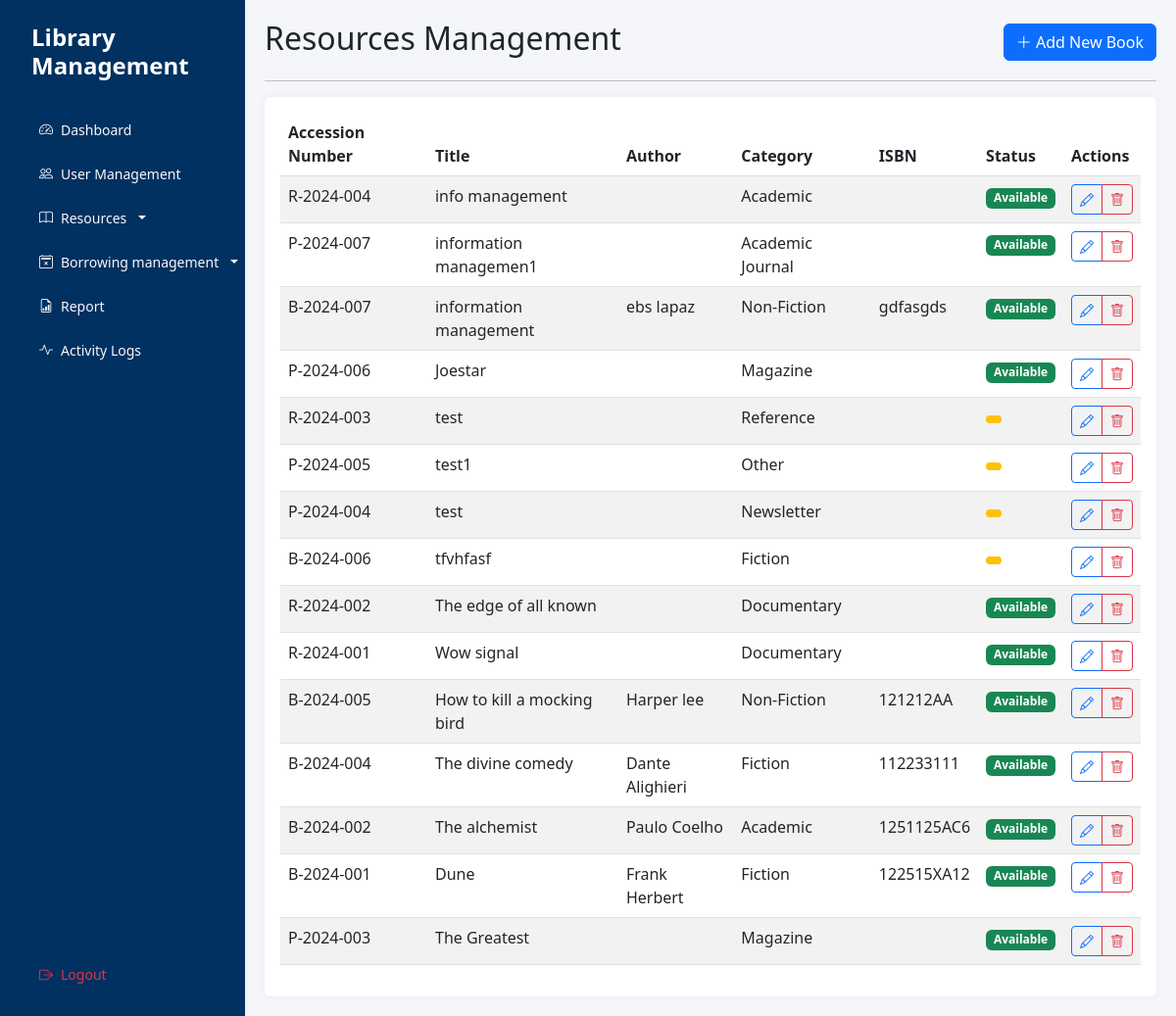
Screenshot of /interface/resources.php (signed in) with the database file from the repository.
### tables this page shows
CREATE TABLE `library_resources` (
  `resource_id` int(11) NOT NULL,
  `title` varchar(255) NOT NULL,
  `accession_number` varchar(20) NOT NULL,
  `category` varchar(50) NOT NULL,
  `status` enum('available','borrowed','maintenance') DEFAULT 'available',
  `created_at` timestamp NOT NULL DEFAULT current_timestamp(),
  `updated_at` timestamp NOT NULL DEFAULT current_timestamp() ON UPDATE current_timestamp(),
  `cover_image` varchar(255) DEFAULT NULL
);

CREATE TABLE `books` (
  `book_id` int(11) NOT NULL,
  `resource_id` int(11) NOT NULL,
  `author` varchar(100) NOT NULL,
  `isbn` varchar(13) NOT NULL,
  `publisher` varchar(100) NOT NULL,
  `edition` varchar(20) DEFAULT NULL,
  `publication_date` date DEFAULT NULL
);

### controller/ResourceController.php (called while the page is built, shortened)
<?php
require_once '../config/Database.php';
class ResourceController {
    private $conn;
    public function __construct() {
        $database = new Database();
        $this->conn = $database->getConnection();
    }
    public function getResources($type = 'book') {
        try {
            $query = "SELECT lr.*, b.*
                     FROM library_resources lr
                     LEFT JOIN books b ON lr.resource_id = b.resource_id
                     ORDER BY lr.resource_id DESC";
            $stmt = $this->conn->prepare($query);
            $stmt->execute();
            return $stmt->fetchAll(PDO::FETCH_ASSOC);
        } catch(PDOException $e) {
            return [];
        }
    }
}

### config/Database.php (called while the page is built, shortened)
<?php
class Database {
    private $host = "localhost";
    private $port = "3307";
    private $db_name = "library_management";
    private $username = "root";
    private $password = "";
    public function getConnection() {
        $this->conn = null;
        try {
            $this->conn = new PDO(
                "mysql:host=" . $this->host . ";port=" . $this->port . ";dbname=" . $this->db_name,
                $this->username,
                $this->password
            );
            $this->conn->setAttribute(PDO::ATTR_ERRMODE, PDO::ERRMODE_EXCEPTION);
        } catch(PDOException $e) {
            echo "Connection Error: " . $e->getMessage();
        }
        return $this->conn;
    }
}

### interface/resources.php (the view, shortened to what this page needs)
<?php
require_once '../controller/ResourceController.php';
$resourceController = new ResourceController();
$resources = $resourceController->getResources();
?>
<!DOCTYPE html>
<html lang="en">
<head>
    <link href="https://cdnjs.cloudflare.com/ajax/libs/bootstrap/5.3.0/css/bootstrap.min.css" rel="stylesheet">
    <link href="https://cdnjs.cloudflare.com/ajax/libs/bootstrap-icons/1.7.2/font/bootstrap-icons.min.css" rel="stylesheet">
    <link href="assets/css/style.css" rel="stylesheet">
</head>
<body>
    <div class="d-flex">
        <?php include 'includes/sidebarModal.php'; ?>
        <div class="main-content flex-grow-1">
            <div class="d-flex justify-content-between align-items-center">
                <h2>Resources Management</h2>
                <button class="btn btn-primary" data-bs-toggle="modal" data-bs-target="#bookModal">
                    <i class="bi bi-plus-lg"></i> Add New Book
                </button>
            </div>
            <hr>
            <div class="card">
                <div class="card-body">
                    <div class="table-responsive">
                        <table class="table table-striped">
                            <thead>
                                <tr>
                                    <th>Accession Number</th>
                                    <th>Title</th>
                                    <th>Author</th>
                                    <th>Category</th>
                                    <th>ISBN</th>
                                    <th>Status</th>
                                    <th>Actions</th>
                                </tr>
                            </thead>
                            <tbody>
                                <?php foreach ($resources as $resource): ?>
                                <tr>
                                    <td><?php echo htmlspecialchars($resource['accession_number']); ?></td>
                                    <td><?php echo htmlspecialchars($resource['title']); ?></td>
                                    <td><?php echo htmlspecialchars($resource['author']); ?></td>
                                    <td><?php echo htmlspecialchars($resource['category']); ?></td>
                                    <td><?php echo htmlspecialchars($resource['isbn']); ?></td>
                                    <td>
                                        <span class="badge
                                        <?php
                                        echo $resource['status'] === 'available' ? 'bg-success' : 'bg-warning';
                                        ?>">
                                            <?php echo ucfirst(htmlspecialchars($resource['status'])); ?>
                                        </span>
                                    </td>
                                    <td>
                                        <div class="btn-group" role="group">
                                            <button class="btn btn-sm btn-outline-primary edit-book"
                                                    data-bs-toggle="modal"
                                                    data-bs-target="#bookModal"
                                                    data-id="<?php echo $resource['resource_id']; ?>"
                                                    data-title="<?php echo htmlspecialchars($resource['title']); ?>"
                                                    data-author="<?php echo htmlspecialchars($resource['author']); ?>"
                                                    data-isbn="<?php echo htmlspecialchars($resource['isbn']); ?>"
                                                    data-category="<?php echo htmlspecialchars($resource['category']); ?>"
                                                    data-publisher="<?php echo htmlspecialchars($resource['publisher']); ?>"
                                                    data-edition="<?php echo htmlspecialchars($resource['edition']); ?>"
                                                    data-publication-date="<?php echo htmlspecialchars($resource['publication_date']); ?>"
                                            >
                                                <i class="bi bi-pencil"></i>
                                            </button>
                                            <button class="btn btn-sm btn-outline-danger delete-book"
                                                    data-bs-toggle="modal"
                                                    data-bs-target="#deleteModal"
                                                    data-id="<?php echo $resource['resource_id']; ?>"
                                                    data-title="<?php echo htmlspecialchars($resource['title']); ?>"
                                            >
                                                <i class="bi bi-trash"></i>
                                            </button>
                                        </div>
                                    </td>
                                </tr>
                                <?php endforeach; ?>
                            </tbody>
                        </table>
                    </div>
                </div>
            </div>
        </div>
    </div>

### interface/assets/css/style.css (style rules this page uses)
.main-content { margin-left: 0px; padding: 20px; }
body { background-color: #f4f6f9; }

### interface/includes/sidebarModal.php (style rules this page uses)
.card { border: none; box-shadow: 0 0 10px rgba(0, 0, 0, 0.05); transition: transform 0.2s; }

### rows the page displays
library_resources: accession_number "R-2024-004", title "info management", category "Academic", status "Available"
library_resources: accession_number "P-2024-007", title "information managemen1", category "Academic Journal", status "Available"
books: resource.accession_number "B-2024-007", resource.title "information management", author "ebs lapaz", resource.category "Non-Fiction", isbn "gdfasgds", resource.status "Available"
library_resources: accession_number "P-2024-006", title "Joestar", category "Magazine", status "Available"
library_resources: accession_number "R-2024-003", title "test", category "Reference"
library_resources: accession_number "P-2024-005", title "test1", category "Other"
library_resources: accession_number "P-2024-004", title "test", category "Newsletter"
library_resources: accession_number "B-2024-006", title "tfvhfasf", category "Fiction"
library_resources: accession_number "R-2024-002", title "The edge of all known", category "Documentary", status "Available"
library_resources: accession_number "R-2024-001", title "Wow signal", category "Documentary", status "Available"
books: resource.accession_number "B-2024-005", resource.title "How to kill a mocking bird", author "Harper lee", resource.category "Non-Fiction", isbn "121212AA", resource.status "Available"
books: resource.accession_number "B-2024-004", resource.title "The divine comedy", author "Dante Alighieri", resource.category "Fiction", isbn "112233111", resource.status "Available"
books: resource.accession_number "B-2024-002", resource.title "The alchemist", author "Paulo Coelho", resource.category "Academic", isbn "1251125AC6", resource.status "Available"
books: resource.accession_number "B-2024-001", resource.title "Dune", author "Frank Herbert", resource.category "Fiction", isbn "122515XA12", resource.status "Available"
library_resources: accession_number "P-2024-003", title "The Greatest", category "Magazine", status "Available"
